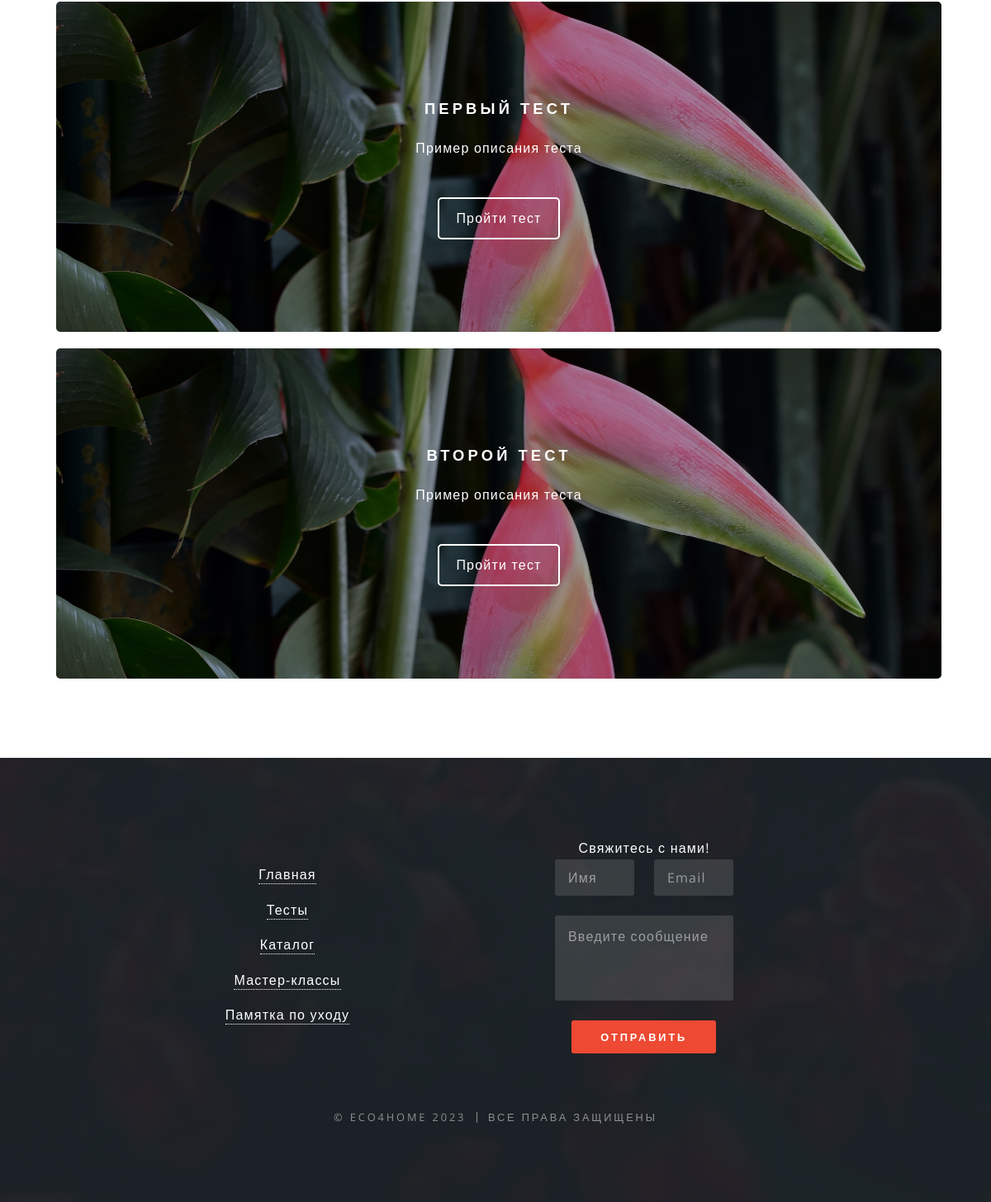
Page /tests/ (lower part) on the earlier database version.
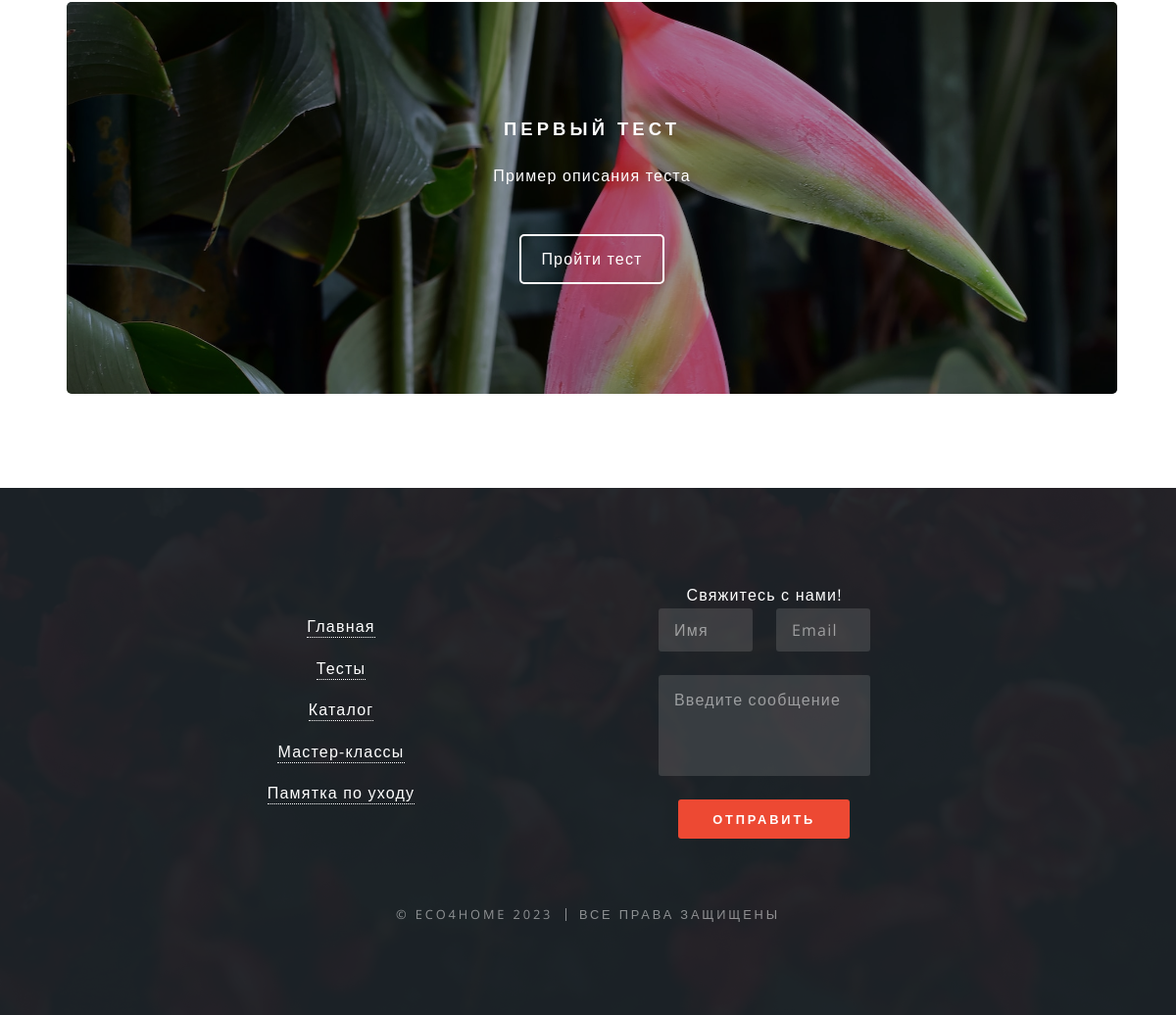
Same page on the later database version.
### main_home/models.py (models this page shows)
class Quiz(models.Model):
    category_name = models.CharField(max_length=100, verbose_name='Категория')
    def __str__(self):
        return self.category_name

### main_home/views.py (the view)
# urls.py: path('tests/', views.tests, name='individual_tests'),
def tests(request):
    tests = Quiz.objects.all()
    context = {
        'tests': tests,
    }
    return render(request, 'main_site/tests.html', context=context)

### main_home/templates/main_site/tests.html (shortened to what this page needs)
{% extends 'main_site/layout.html' %}
{% load static %}
{% block section_one %}
<article id="main">
	<section class="wrapper style5">
		<div id="tests" class="inner">
			<ul class="test-list">
                {% for test in tests %}
				<li class="test-item">
					<div class="test-info" style="background-image: url('/static/main_site/img/pic1.jpg');">
						<div class="test-content">
							<h3 style="color: #fff">{{ test }}</h3>
							<p>Пример описания теста</p>
							<a href="{% url 'quiz_view' test.pk %}" class="test-link">Пройти тест</a>
						</div>
					</div>
            	</li>
            	{% endfor %}
			</ul>
		</div>
	</section>
</article>
{% endblock %}

Differences in the rows shown:
removed Quiz: category_name "ВТОРОЙ ТЕСТ"
